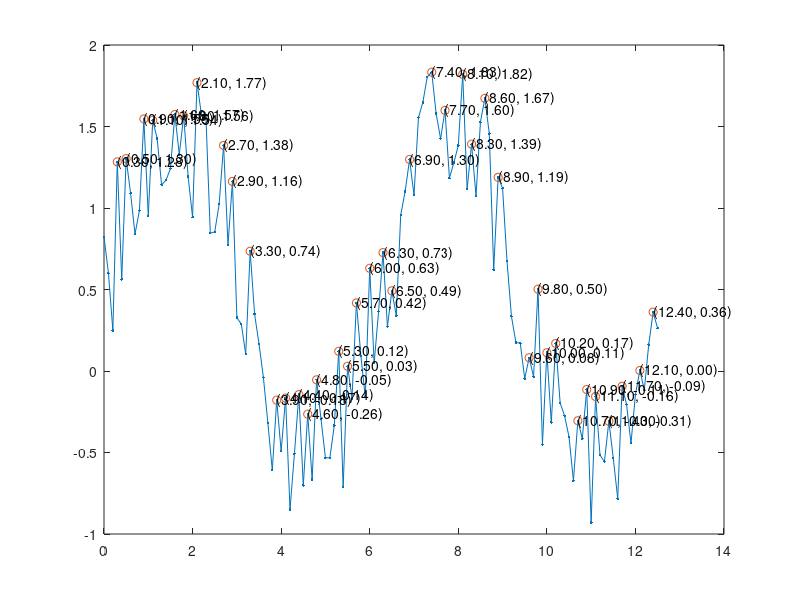

The MATLAB source for this figure:
% step a
t=0:0.1:4*pi;
y=sin(t)+rand(1, length(t));
plot(t, y, '.-');

% step b
localmaxs = [];
for i = 2 : 1 : length(y)-1
    if y(i) > y(i-1) & y(i) > y(i+1)
        localmaxs = [localmaxs, i];
    end
end
plot(t, y, '.-', t(localmaxs), y(localmaxs),'o');

% step c
for p=localmaxs
    text(t(p), y(p), sprintf('(%.2f, %.2f)', t(p), y(p)));
end